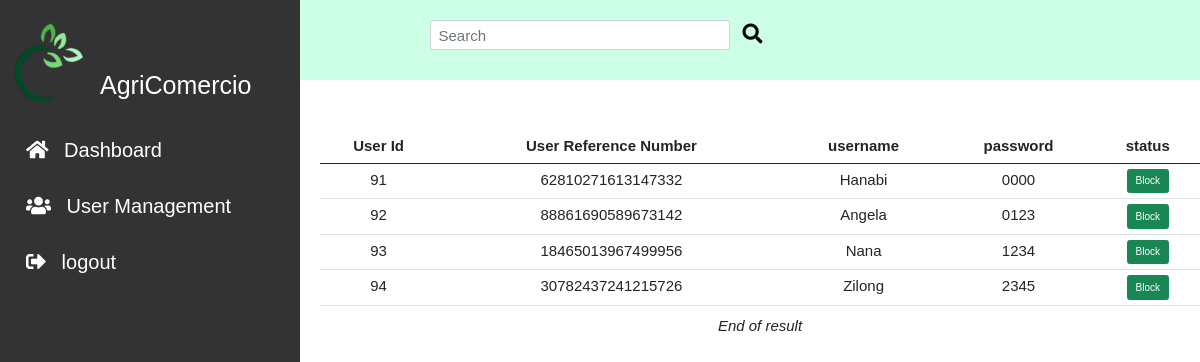
The page /admin/user.php on the database as committed earlier.
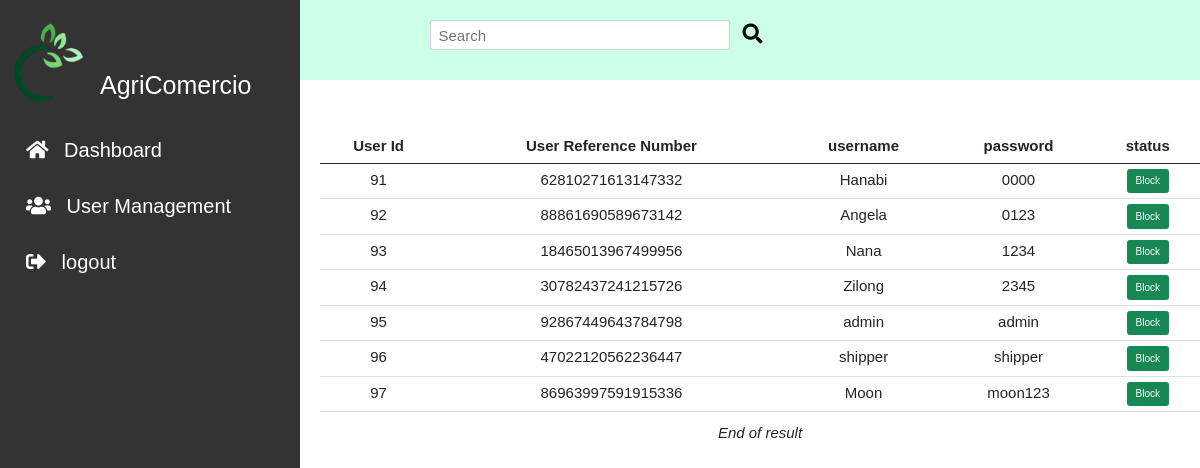
The same page on the database as committed later.
### tables this page shows
CREATE TABLE `users` (
  `user_id` int(11) NOT NULL,
  `user_ref_num` varchar(64) NOT NULL,
  `user_type` varchar(11) NOT NULL,
  `user_name` varchar(128) NOT NULL,
  `password` varchar(128) NOT NULL,
  `status` varchar(11) NOT NULL DEFAULT 'Active'
);

### admin/user.php (the view, shortened to what this page needs)
<!DOCTYPE html>
<?php
include_once ('../includes/db_conn.php');
include_once ('../includes/function.inc.php');
$searchkey="";
?>
<!DOCTYPE html>
<html lang="en">
<head>
    <link rel="stylesheet" href="../css/bootstrap.min.css">
    <link rel="stylesheet" href="../css/style.css">
    <link rel="stylesheet" href="../css/fontawesome.css">
    <link rel="stylesheet" href="https://cdnjs.cloudflare.com/ajax/libs/font-awesome/5.15.2/css/all.min.css">
</head>
<body>
<header id="header">
<section id= "search">
        <div class = "container-fluid">
            <form action="user.php" method="GET" class="d-flex">
                <input id="searchbar" name="searchkey" class="form-control me-2" type="search" placeholder="Search" aria-label="Search">
                <button class="btn btn-light" type="submit"><i class="fas fa-search"></i></button>
            </form>
        </div>
    </section>
</header>
<body>
<div class="sidenav">
  <div class="sidenav-title">
    <div class="sidenav_image">
      <img src="../img/logo1.png" alt=""width = "90px ">
      <h1>AgriComercio</h1>
    </div>
  </div>
  <a href="index.php"><i class="fas fa-home"></i> Dashboard</a>
  <a href="user.php"><i class="fas fa-users"></i> User Management</a>
  <a href="../logout.php"><i class="fas fa-sign-out-alt"></i> logout </a>
</div>
<main>
        <div class="main__container">
          <div class="container_fluid">
          <div class="row" id="contentPanel">
                  <div class="col-12">
                  <?php
                  if($searchkey == ""){
                  $sql = " SELECT `user_id`,
                   `user_ref_num`,
                  `user_type`,
                  `user_name`,
                  `password`,
                  `status`
                  FROM `users`
                  WHERE status = 'Active';";
                  $stmt=mysqli_stmt_init($conn);
                  if (!mysqli_stmt_prepare($stmt, $sql)){
                  echo "Statement Failed.";
                  exit();
                    }
                  }
                  mysqli_stmt_execute($stmt);
                  $resultData = mysqli_stmt_get_result($stmt);
                  $arr=array();
                  while($row = mysqli_fetch_assoc($resultData)){
                  array_push($arr,$row);
                  }
                  if(!empty($arr)){
                    echo "<table class='table'>";
                    echo "<thead>";
                    echo "<th>". "User Id" . "</th>";
                    echo "<th>". "User Reference Number" . "</th>";
                    echo "<th> username</th>";
                    echo "<th> password </th>";
                    echo "<th> status </th>";
                    echo "</thead>";
                      foreach($arr as $key => $row){
                      echo "<tr>";
                      echo "<td>" . $row ['user_id']         . "</td>";
                      echo "<td>" . $row ['user_ref_num']         . "</td>";
                      echo "<td>" . $row ['user_name']   . "</td>";
                      echo "<td>" . $row ['password']          .  " </td> ";
                      ?>
                      <td>
                      <form action="../includes/updateuserstatus.php" method="post">
                            <button class="btn btn-success"> <?php echo $row['status'] == 'Active' ? 'Block' : 'Unblock' ; ?> </button>
                </form>
                </td>
                    <?php
                      echo "</tr>";
                      }
                      echo "</table>";
                      }
                      else{
                      echo "<h4> No Records Found.</h4>";
                      }
                  ?>
                      <div
                      class='text-center'><em>End of result</em>
                      </div>
                  </div>
                  </div>
          </div>
      </main>
</body>
</html>

Rows that differ between the two databases and show on the page:
added users: user_id "95", user_ref_num "92867449643784798", user_name "admin", password "admin", status "Block"
added users: user_id "96", user_ref_num "47022120562236447", user_name "shipper", password "shipper", status "Block"
added users: user_id "97", user_ref_num "86963997591915336", user_name "Moon", password "moon123", status "Block"
